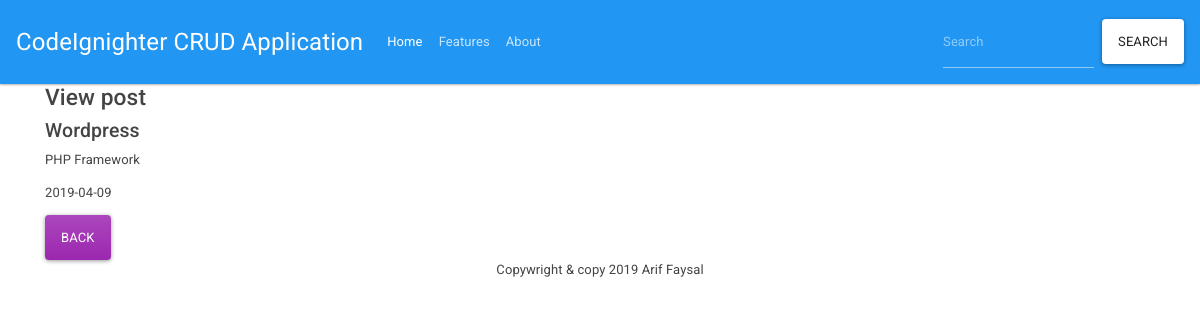
Screenshot of /index.php/welcome/view/1 with the database file from the repository.
### tables this page shows
CREATE TABLE `tbl_posts` (
  `id` int(100) NOT NULL,
  `title` varchar(200) NOT NULL,
  `description` text NOT NULL,
  `date_created` date NOT NULL
);

### application/controllers/Welcome.php (called while the page is built, shortened)
<?php
class Welcome extends CI_Controller {
	public function view($id)
	{
		$this->load->model('Queries');
		$post = $this->Queries->getSinglePosts($id);
		$this->load->view('view',['post'=>$post]);
	}
}

### index.php (called while the page is built, shortened)
<?php
require_once BASEPATH.'core/CodeIgniter.php';

### application/models/Queries.php (called while the page is built, shortened)
<?php
	class Queries extends CI_Model
	{
		public function getSinglePosts($id)
		{
			$query = $this->db->get_where('tbl_posts', array('id' => $id));
			if($query->num_rows() > 0 )
			{
				return $query->row();
			}
		}
	}
?>

### application/views/view.php (the view)
<?php include_once('header.php'); ?>
<div class="container">
	<h3>View post</h3>
	<h4><?php echo $post->title; ?></h4>
	<p><?php echo $post->description; ?></p>
	<p><?php echo $post->date_created; ?></p>
	<?php echo anchor('welcome', 'Back', ['class'=>'btn btn-info']); ?>
</div>
<?php include_once('footer.php'); ?>

### rows the page displays
tbl_posts: title "Wordpress", description "PHP Framework", date_created "2019-04-09"

### other values shown
anchor('welcome', 'Back', ['class'=>'btn btn-info']) "BACK"
